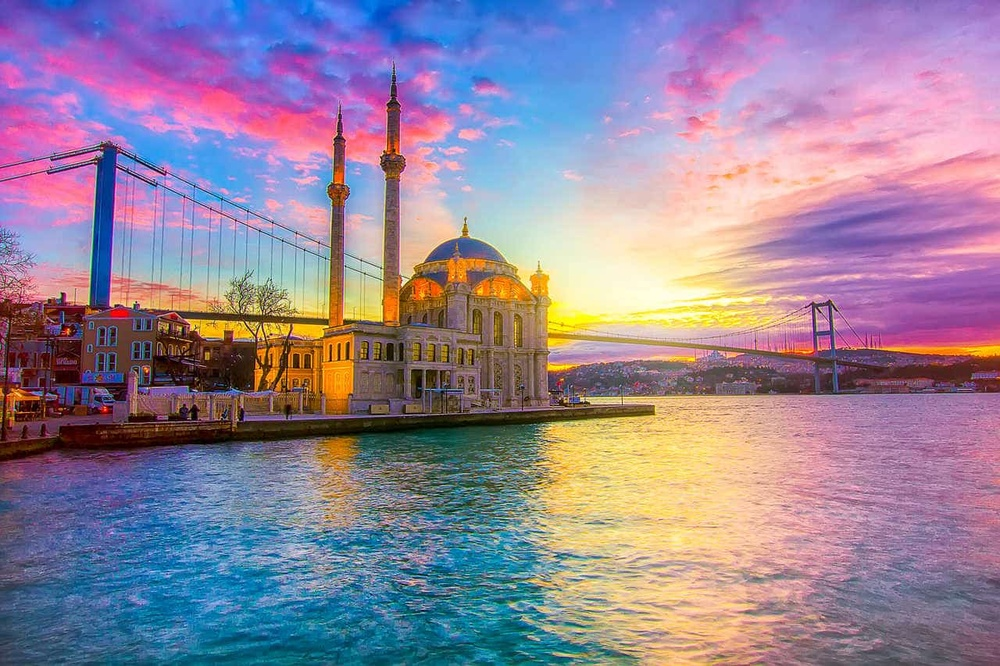
#> input picture manzara.jpg, 1000 x 666 px, shrunk from 1280 x 853 before the run
$ jupyter execute --allow-errors kmeans.ipynb
#> lines starting #> are read from the running program, lines starting #| are printed output that depends on the picture
[cell 1]
import cv2
import numpy as np
import matplotlib.pyplot as plt

[cell 2]
image = cv2.imread("manzara.jpg")
#> image is the input picture: shape (666, 1000, 3); mean B, G, R 153.2, 132, 149.3

[cell 3]
image = cv2.cvtColor(image, cv2.COLOR_BGR2RGB)

[cell 4]
pixel_values = image.reshape((-1, 3))

pixel_values = np.float32(pixel_values)

[cell 5]
print(pixel_values.shape)
#| (666000, 3)

[cell 6]
criteria = (cv2.TERM_CRITERIA_EPS + cv2.TERM_CRITERIA_MAX_ITER, 100, 0.2)

[cell 7]
k = 3
_, labels, (centers) = cv2.kmeans(pixel_values, k, None, criteria, 10, cv2.KMEANS_RANDOM_CENTERS)
#> centers = [[127.5, 127.4, 188.6], [224.3, 177, 168.3], [75.69, 76.04, 82.83]]

[cell 8]
centers = np.uint8(centers)
#> centers = [[127, 127, 188], [224, 176, 168], [75, 76, 82]]

labels = labels.flatten()

[cell 9]
segmented_image = centers[labels.flatten()]

[cell 10]
segmented_image = segmented_image.reshape(image.shape)
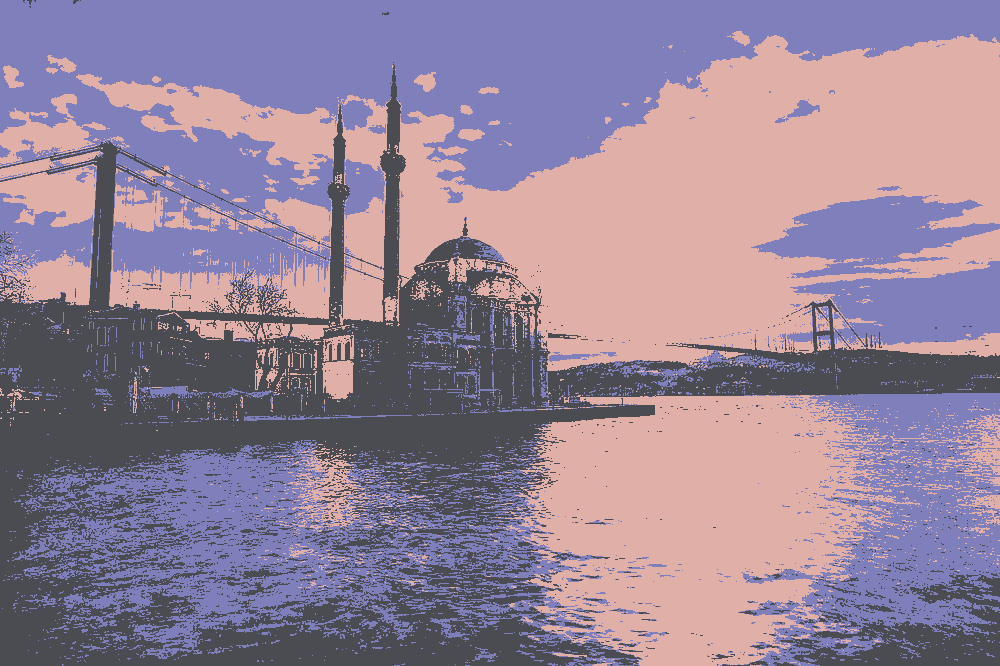
#> segmented_image: shape (666, 1000, 3); mean R, G, B 148.9, 131.5, 152.7
plt.imshow(segmented_image)
plt.show()

[cell 11]
segmentationimageone=cv2.divide(image,segmented_image, scale=256.0)
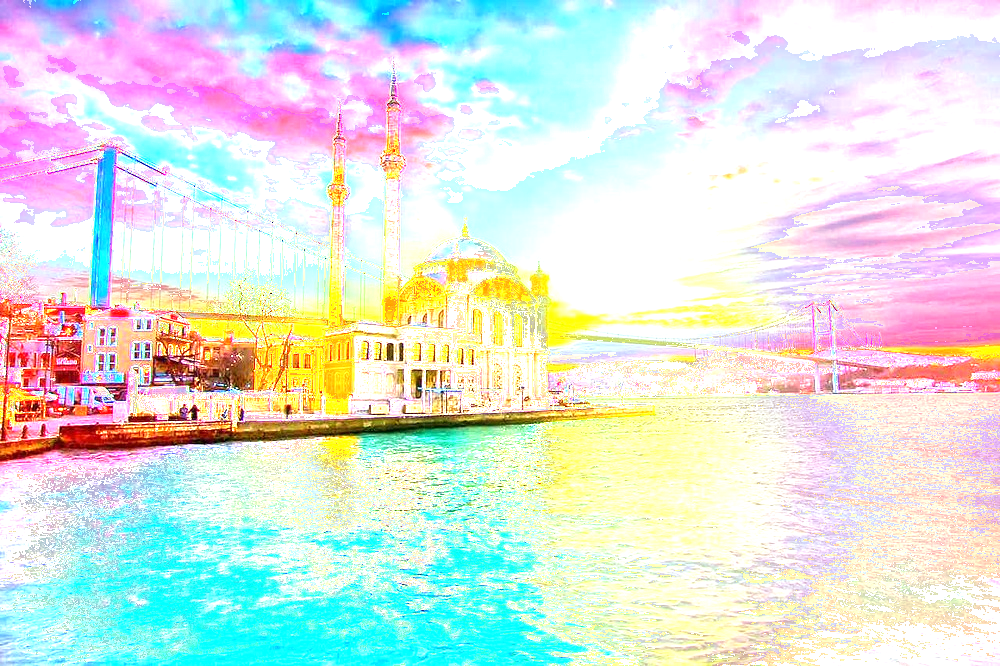
#> segmentationimageone: shape (666, 1000, 3); mean R, G, B 221.4, 228.4, 223.2

[cell 12]
cv2.imwrite("segmentationimageone_off.png", segmentationimageone)
#> Out = True

[cell 13]
segmentationimageone = segmentationimageone.reshape((-1, 3))
cluster = 0
segmentationimageone[labels == cluster] = [0, 0, 0]
segmentationimageone = segmentationimageone.reshape(image.shape)
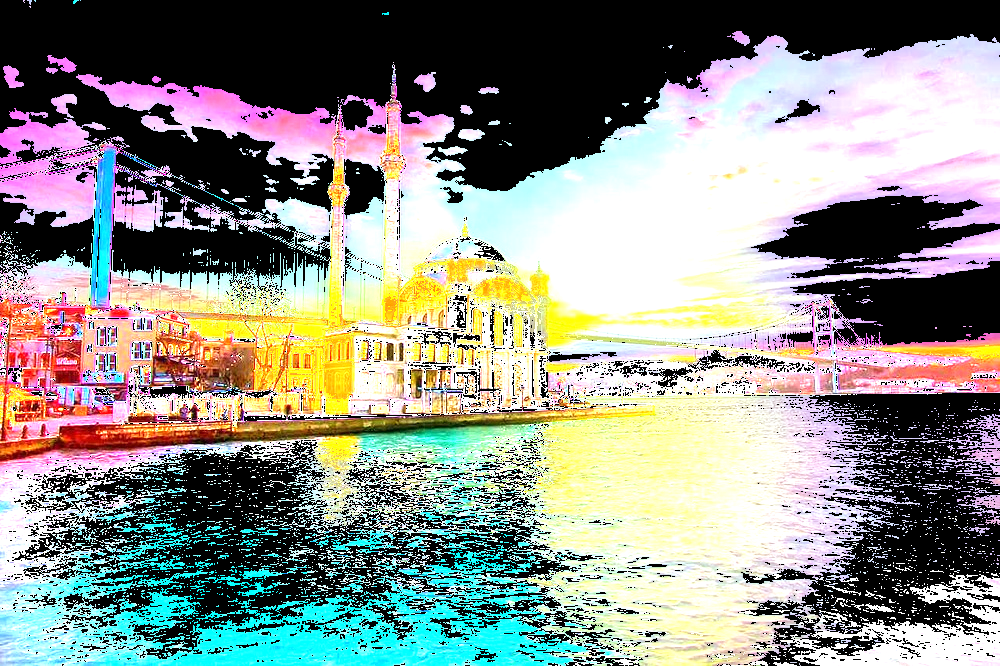
#> segmentationimageone: shape (666, 1000, 3); mean R, G, B 140.1, 142.6, 135.9
plt.imshow(segmentationimageone)
plt.show()

[cell 14]
cv2.imwrite("segmentationimagetwo.png", segmentationimageone)
#> Out = True
